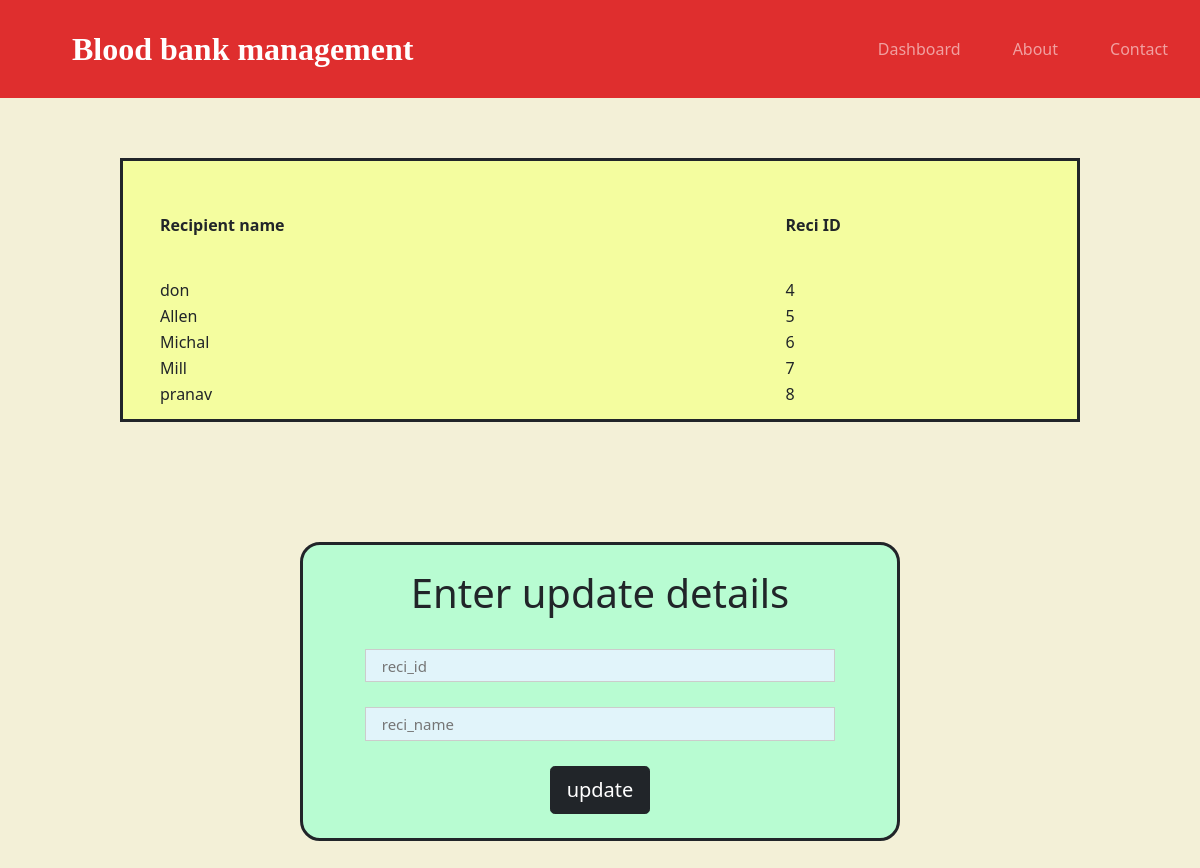
Screenshot of /admin/update_reci_list.php with the database file from the repository.
### tables this page shows
CREATE TABLE `recipient` (
  `reci_id` int(5) NOT NULL,
  `reci_name` varchar(10) NOT NULL,
  `reci_age` int(11) DEFAULT NULL,
  `reci_sex` varchar(10) DEFAULT NULL,
  `reci_phno` varchar(10) DEFAULT NULL,
  `reci_bgrp` varchar(5) DEFAULT NULL,
  `reci_reg_date` date DEFAULT NULL
);

### admin/update_reci_list.php (the view, shortened to what this page needs)
<?php
require_once "config.php";
$sql = "select * from recipient;";
$result = mysqli_query($con, $sql);
?>
<!DOCTYPE html>
<html lang="en">
<head>
    <link href="https://cdn.jsdelivr.net/npm/bootstrap@5.0.2/dist/css/bootstrap.min.css" rel="stylesheet">
    <link rel="stylesheet" href="/css/update_reci_list.css">
</head>
<body>
    <div class="container-fluid">
        <nav class="navbar navbar-expand-lg navbar-dark">
            <a class="navbar-brand" href="">Blood bank management</a>
            <div class="collapse navbar-collapse nav_elements" id="navbarTogglerDemo02">
                <ul class="navbar-nav mx-auto">
                    <li class="nav-item">
                        <a class="nav-link" href="admindashboard.php">Dashboard</a>
                    </li>
                    <li class="nav-item">
                        <a class="nav-link" href="#aboutus">About</a>
                    </li>
                    <li class="nav-item">
                        <a class="nav-link" href="#">Contact</a>
                    </li>
                </ul>
            </div>
        </nav>
    </div>
    <div class="middle">
        <table>
            <thead>
                <tr>
                    <th class="table_head1">Recipient name</th>
                    <th class="table_head2">Reci ID</th>
                </tr>
            </thead>
            <?php
            while ($row = mysqli_fetch_array($result)) {
                echo "<tr class='table_content'>";
                echo "<td>" . $row['reci_name'] . "</td>";
                echo "<td>" . $row['reci_id'] . "</td>";
            }
            ?>
        </table>
    </div>
    <form class="form" action="update_reci_list.php" method="POST">
        <h1>Enter update details</h1>
        <br>
        <input type="text" class="login-input" name="reci_id" placeholder="reci_id" required />
        <input type="text" class="login-input" name="reci_name" placeholder="reci_name" required />
        <br>
        <input type="submit" name="update" value="update" class="btn btn-dark btn-lg">
    </form>
</body>
</html>

### css/update_reci_list.css (style rules this page uses)
body { background-color: #F3F0D7; }
.container-fluid { padding: 1% 6%; background-color: #DF2E2E; }
.navbar-brand { font-family: "Ubuntu"; font-size: 2.0rem; font-weight: bold; }
.nav-item { padding: 0 18px; }
.nav_elements { padding-left: 40%; }
.middle { background-color: rgb(244, 253, 159); margin: 5% 10%; padding: 1% 3%; text-align: center; border-style: solid; }
.table_head1 { padding-right: 500px; padding-bottom: 40px; padding-top: 40px; }
.table_head2 { padding-bottom: 40px; padding-top: 40px; }
.table_content { padding-left: 0; padding-right: 500px; }
.form { margin: 5% 25%; width: 50%; padding: 2% 3%; background: rgb(184, 252, 210); border-radius: 20px; border-style: solid; border-width: 3px; border-image: 0rem; display: inline-block; text-align: center; }
.login-input { font-size: 15px; border: 1px solid #ccc; padding: 3%; margin-bottom: 25px; height: 25px; width:90%; background-color: #e1f4fa; border-style: groove; }

### rows the page displays
recipient: reci_name "don", reci "4"
recipient: reci_name "Allen", reci "5"
recipient: reci_name "Michal", reci "6"
recipient: reci_name "Mill", reci "7"
recipient: reci_name "pranav", reci "8"
